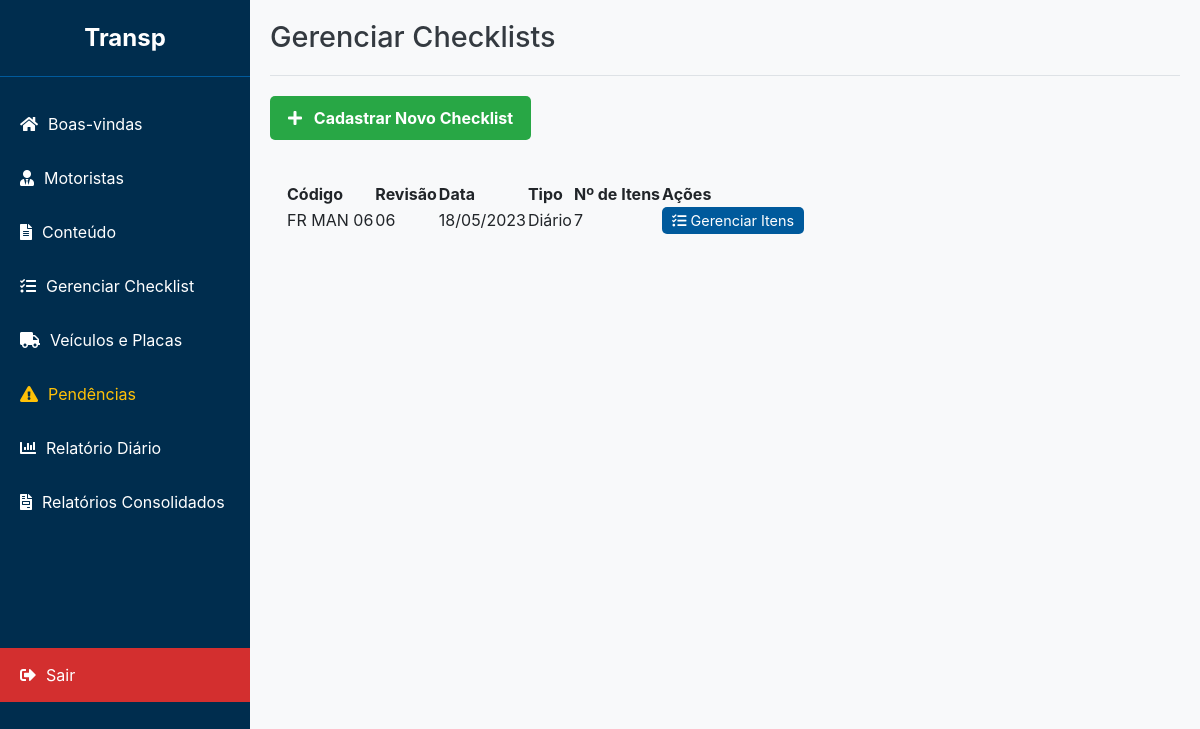
/admin/checklists (signed in), run on an earlier commit of the app's database.
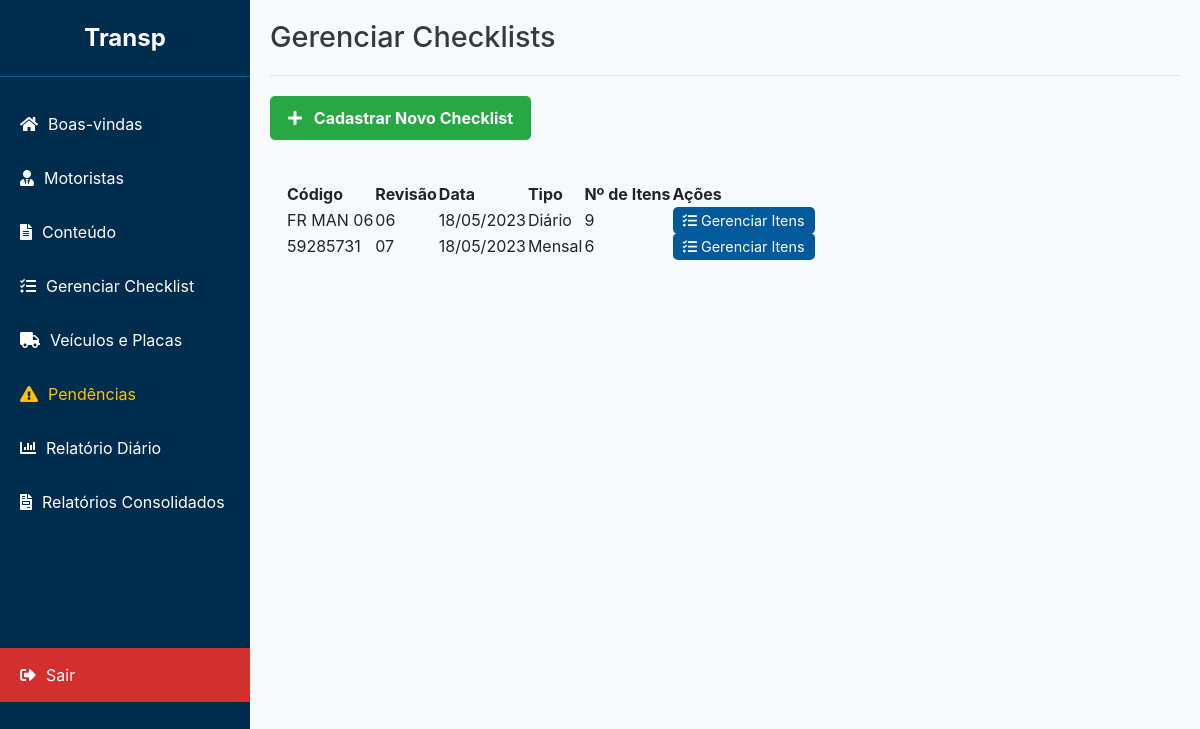
And on a later commit of the database.
### app/models.py (models this page shows)
class Checklist(db.Model):
    id = db.Column(db.Integer, primary_key=True)
    tipo = db.Column(db.String(50), nullable=False) # DIÁRIO, SEMANAL, etc.
    codigo = db.Column(db.String(50), nullable=False)
    revisao = db.Column(db.String(20), nullable=False)
    data = db.Column(db.Date, nullable=False)
    itens = db.relationship('ChecklistItem', backref='checklist', lazy='dynamic', cascade="all, delete-orphan")
    preenchimentos = db.relationship('ChecklistPreenchido', backref='checklist', lazy=True)

### app/routes.py (the view, shortened to what this page needs)
@admin_bp.route('/checklists', methods=['GET', 'POST'])
def gerenciar_checklists():
    if 'admin_user' not in session:
        return redirect(url_for('admin.login'))
    checklists = Checklist.query.order_by(Checklist.data.desc()).all()
    return render_template('admin_checklists.html', checklists=checklists)

### app/templates/admin_checklists.html (shortened to what this page needs)
{% extends "base_adm.html" %}
{% block head %}
    <link rel="stylesheet" href="{{ url_for('static', filename='css/conteudo.css') }}">
{% endblock %}
{% block header %}
    Gerenciar Checklists
{% endblock %}
{% block content %}
<div class="page-actions">
    <button id="btn-novo-conteudo" class="btn-novo">
        <i class="fas fa-plus"></i> Cadastrar Novo Checklist
    </button>
</div>
<div class="conteudo-lista">
    <div class="card-body">
        <table id="datatablesSimple">
            <thead>
                <tr>
                    <th>Código</th>
                    <th>Revisão</th>
                    <th>Data</th>
                    <th>Tipo</th>
                    <th>Nº de Itens</th>
                    <th>Ações</th>
                </tr>
            </thead>
            <tbody>
                {% for checklist in checklists %}
                <tr>
                    <td>{{ checklist.codigo }}</td>
                    <td>{{ checklist.revisao }}</td>
                    <td>{{ checklist.data.strftime('%d/%m/%Y') }}</td>
                    <td>{{ checklist.tipo | title }}</td>
                    <td>{{ checklist.itens.count() }}</td>
                    <td>
                        <a href="{{ url_for('admin.checklist_detalhe', checklist_id=checklist.id) }}" class="btn-gerenciar" title="Adicionar/Ver Itens">
                            <i class="fas fa-tasks"></i> Gerenciar Itens
                        </a>
                    </td>
                </tr>
                {% else %}
                <tr>
                    <td colspan="6" class="text-center">Nenhum checklist cadastrado ainda.</td>
                </tr>
                {% endfor %}
            </tbody>
        </table>
    </div>
</div>
{% endblock %}

What changed in the data, as far as the page shows it:
computed for Checklist "FR MAN 06": itens.count "7" → "9"
added Checklist: codigo "59285731", revisao "07", data "18/05/2023", tipo "Mensal", itens.count "6"
